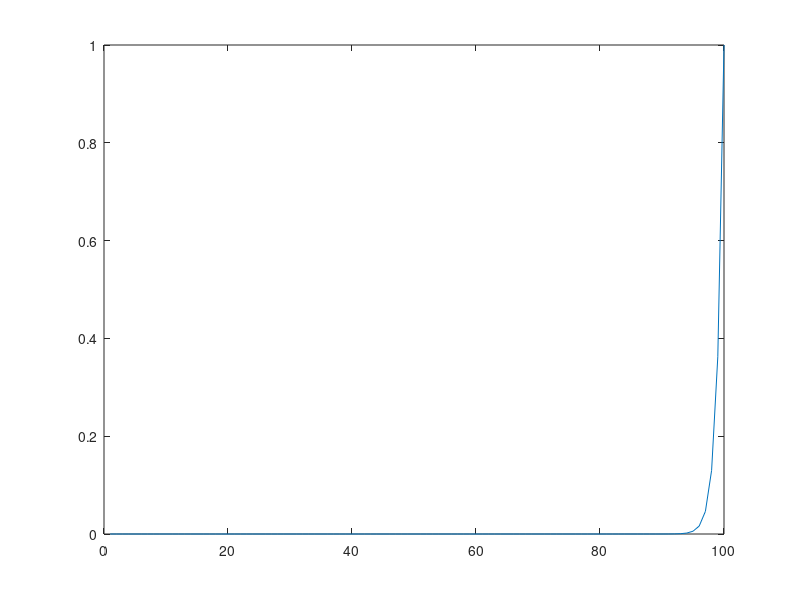

Write the MATLAB code that produced this figure.
x=[0.01:0.01:1.00];
loop_count = 100;

mean=2.0;
s_d= 0.1;
% Extreme Case (low) mean = -1.0, standard deviation = 0.2
% Extreme Case (High) mean = 2.0, standard deviation = 0.1
% Extreme Case (High) mean = 0.0, standard deviation = 0.3
result = normcdf(x, mean, s_d);
%phi_input = (log(x)-mean) / s_d;

%http://www.mpch-mainz.mpg.de/~eustach/news/jgr/zhou.pdf
%http://en.wikipedia.org/wiki/File:Bahco_Example.JPG
%http://annhyg.oxfordjournals.org/content/38/1/45.abstract
%http://www.opticsinfobase.org/view_article.cfm?gotourl=http%3A%2F%2Fwww%2Eopticsinfobase%2Eorg%2FDirectPDFAccess%2F33857F5C-B275-C89A-537991E6A1AC976C_76250%2Epdf%3Fda%3D1%26id%3D76250%26seq%3D0%26mobile%3Dno&org=University%20of%20Maryland%20Baltimore%20County%20Library
%result = (1 / sqrt(2 * pi)) * exp(-1/2 * phi_input .* phi_input);
%result = result .* 255;

result = (1.0 / max(result)) .* result;
result2 = zeros(loop_count, loop_count);
for i = 1 : loop_count
    result2(i,:) = result;
end
plot(result);

imwrite(result2, 'cdf.bmp', 'bmp');

%PDF function
result_pdf = (1 ./ (x .* s_d .* sqrt(2 * pi))) .* exp(-( ((log(x) - mean) .^ 2) ./ ((2*s_d) .^ 2) ) ) ;
%result_pdf = 1 ./ (x .* s_d .* sqrt(2 * pi)) * exp(-( (log(x) - mean) ./ (2*s_d) ) ) ;
%result = result .* 255;

result2_pdf = zeros(loop_count, loop_count);
for i = 1 : loop_count
    result2_pdf(i,:) = result_pdf;
end

imwrite(result2_pdf, 'pdf.bmp', 'bmp');

%Get random particle density distribution based on CDF
rndSeed = zeros(256,256);
rndSeed = randi(100, 256);
particleDensityDist = zeros(256,256);
particleDensityDist(:) = result(1, rndSeed);
imwrite(particleDensityDist, 'particleDensityDist.bmp', 'bmp');

%random Vector
dim = 256;
rndImage = rand(dim, dim, 3);
tmp = zeros(1,3);
for i = 1 : dim
    for j = 1 : dim
        tmp(1,1) = rndImage(j,i, 1);
        tmp(1,2) = rndImage(j,i, 2);
        tmp(1,3) = rndImage(j,i, 3);
        rndImage(j, i, :) = rndImage(j,i,:) / norm(tmp);
    end
end
imwrite(rndImage, 'dir.bmp', 'bmp');

Fdata = xlsread('F_512.csv');
Fdata = Fdata .* 0.5;
imwrite(Fdata, 'ftnF.bmp', 'bmp');

Gdata = xlsread('G0_pi_2_64.csv');
Gdata = Gdata ./ 8.0676;
imwrite(Gdata, 'Gftn.bmp', 'bmp');

Gdata10 = xlsread('G20_pi_2_64.csv');
Gdata10 = Gdata10 ./ 2.5721;
imwrite(Gdata10, 'Gftn10.bmp', 'bmp');





